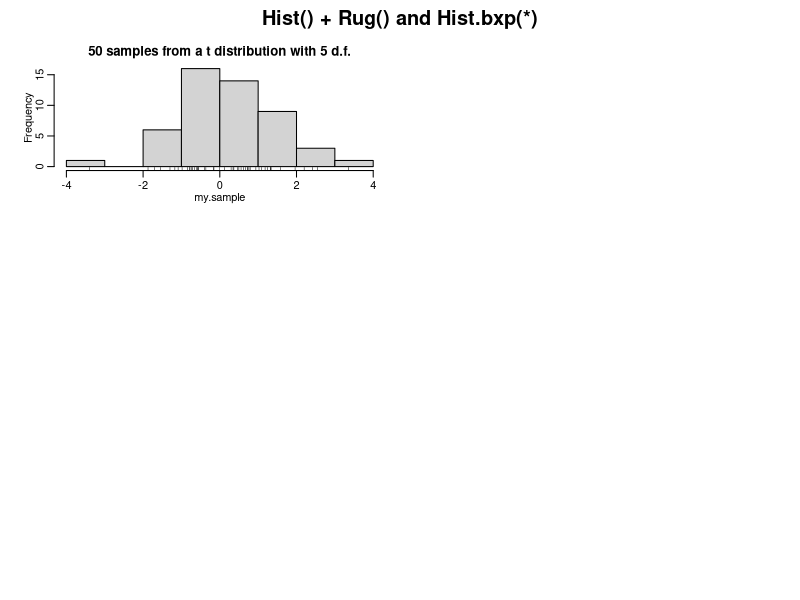

The R source for this figure: (Note: this script raises an error after producing the figure.)
library(sfsmisc)

lab <- "50 samples from a t distribution with 5 d.f."
mult.fig(2*3, main = "Hist() + Rug() and Hist.bxp(*)")
for(i in 1:3) {
	my.sample <- rt(50, 5)
	hist(my.sample, main=lab); rug(my.sample)# for 50 obs., this is ok, too..
	hist.bxp(my.sample, main=lab)
	}
